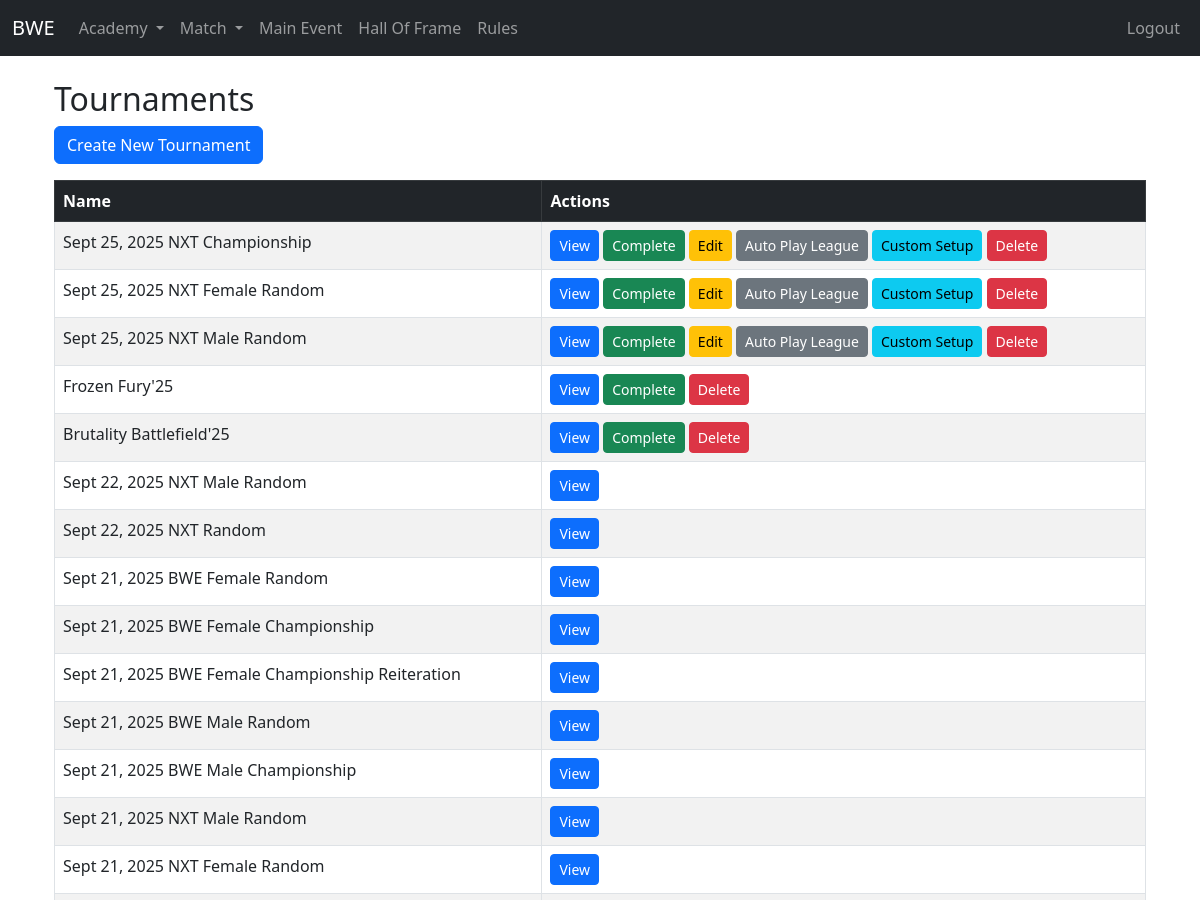
The app's page /match/tournament/ (signed in, upper part), older data.
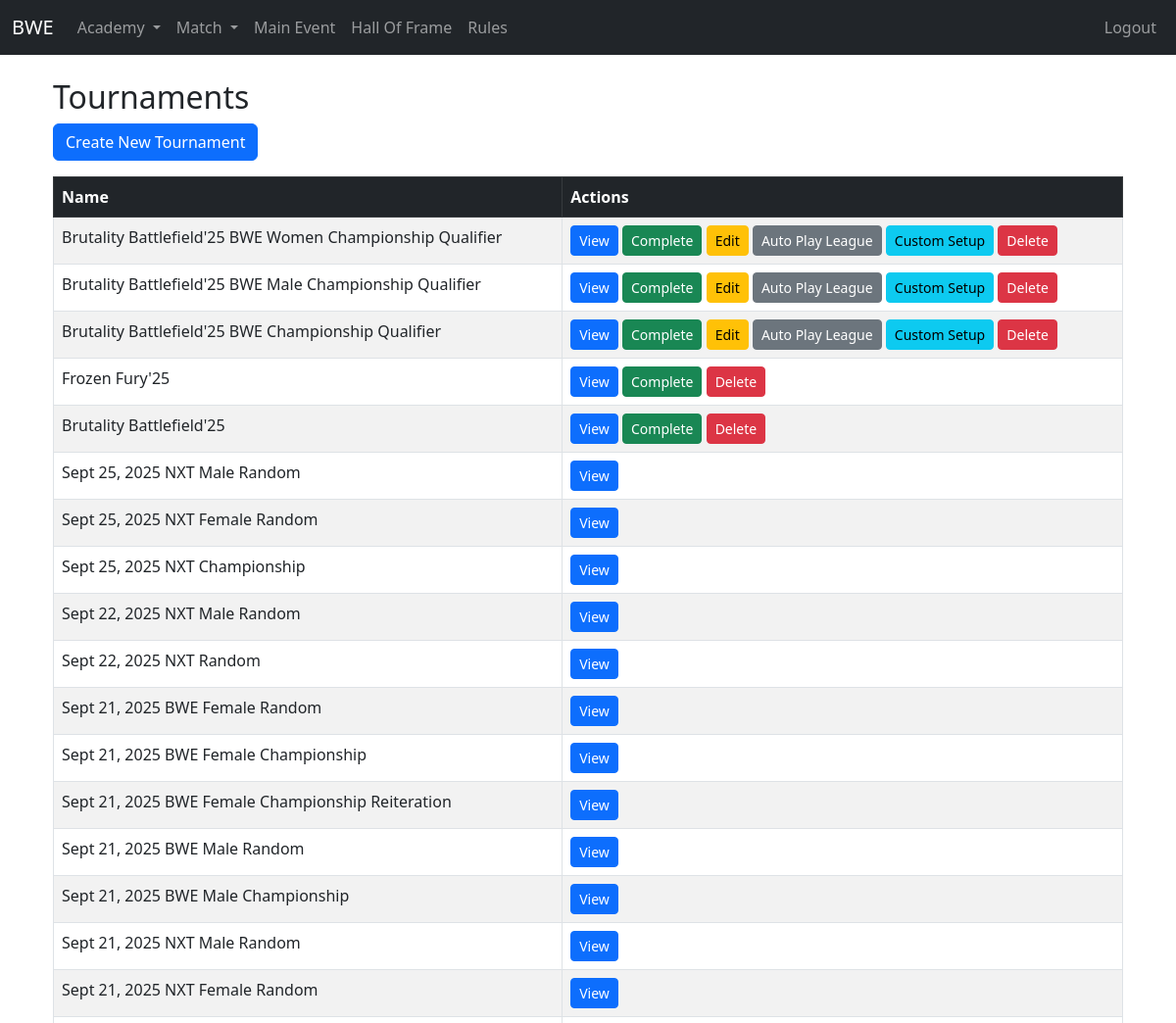
The same page, newer data.
### match/models.py (models this page shows, shortened)
class Tournament(models.Model):
    name = models.CharField(max_length=200)
    date = models.DateField()
    updated_at = models.DateTimeField(auto_now=True)
    is_completed = models.BooleanField(default=False)
    is_main_tournament = models.BooleanField(default=False)
    image_url = models.CharField(max_length=120, null=True, blank=True)

### match/views.py (the view)
# urls.py: path('tournament/', views.tournament_list, name='tournament_list'),
@login_required
def tournament_list(request):
    tournaments = Tournament.objects.all().order_by("is_completed", "is_main_tournament", "-date", "-updated_at")
    return render(request, 'matches/tournament/tournament_list.html', {'tournaments': tournaments})

### templates/matches/tournament/tournament_list.html (shortened to what this page needs)
{% extends "base.html" %}
{% block content %}
<div class="container mt-4">
    <h2>Tournaments</h2>
    <a href="{% url 'tournament_create' %}" class="btn btn-primary mb-3">Create New Tournament</a>
    <div class="table-responsive">
        <table class="table table-striped table-bordered">
            <thead class="table-dark">
                <tr>
                    <th>Name</th>
                    <th>Actions</th>
                </tr>
            </thead>
            <tbody id="table-body">
                {% include "matches/tournament/partials/table_body.html" %}
            </tbody>
        </table>
    </div>
</div>
{% endblock %}

### templates/matches/tournament/partials/table_body.html
{% for tournament in tournaments %}
<tr>
    <td>{{ tournament.name }}</td>
    <td>
        <a href="{% url 'tournament_detail' tournament.pk %}" class="btn btn-primary btn-sm">View</a>
        {% if not tournament.is_completed %}
            <a href="{% url 'tournament_complete' tournament.pk %}" class="btn btn-success btn-sm">Complete</a>
            {% if not tournament.is_main_tournament %}
                <a href="{% url 'tournament_update' tournament.pk %}" class="btn btn-warning btn-sm">Edit</a>
                <a href="{% url 'tournament_create_league' tournament.pk %}" class="btn btn-secondary btn-sm">Auto Play League</a>
                <a href="{% url 'tournament_match_setup' tournament.pk %}" class="btn btn-info btn-sm">Custom Setup</a>
            {% endif %}
            <a class="btn btn-danger btn-sm"
                hx-get="{% url 'tournament_delete' tournament.pk %}"
                hx-target="#dialog"
                hx-swap="innerHTML">
            Delete
            </a>
        {% endif %}
    </td>
</tr>
{% empty %}
<tr>
    <td colspan="8" class="text-center">No tournament available.</td>
</tr>
{% endfor %}

Row changes from the older to the newer data that the page shows:
added Tournament: name "Brutality Battlefield'25 BWE Women Championship Qualifier", is_completed "Complete"
added Tournament: name "Brutality Battlefield'25 BWE Male Championship Qualifier", is_completed "Complete"
added Tournament: name "Brutality Battlefield'25 BWE Championship Qualifier", is_completed "Complete"
changed Tournament "Sept 25, 2025 NXT Male Random": no longer shows "Complete Edit Auto Play League Custom Setup Delete"; moves down the list
changed Tournament "Sept 25, 2025 NXT Female Random": no longer shows "Complete Edit Auto Play League Custom Setup Delete"; moves down the list
changed Tournament "Sept 25, 2025 NXT Championship": no longer shows "Complete Edit Auto Play League Custom Setup Delete"; moves down the list
